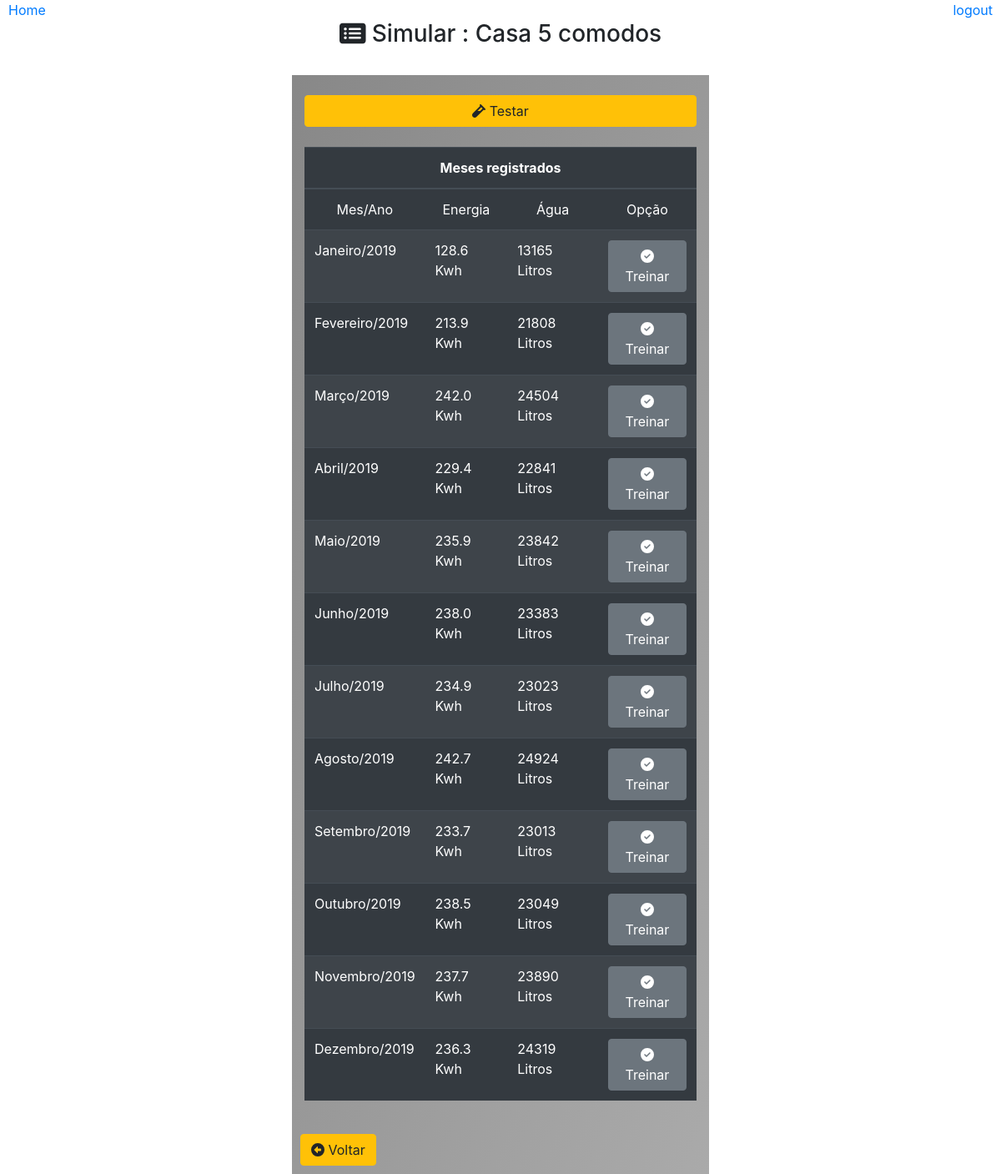
/simular/meses/?id=1, run on an earlier commit of the app's database.
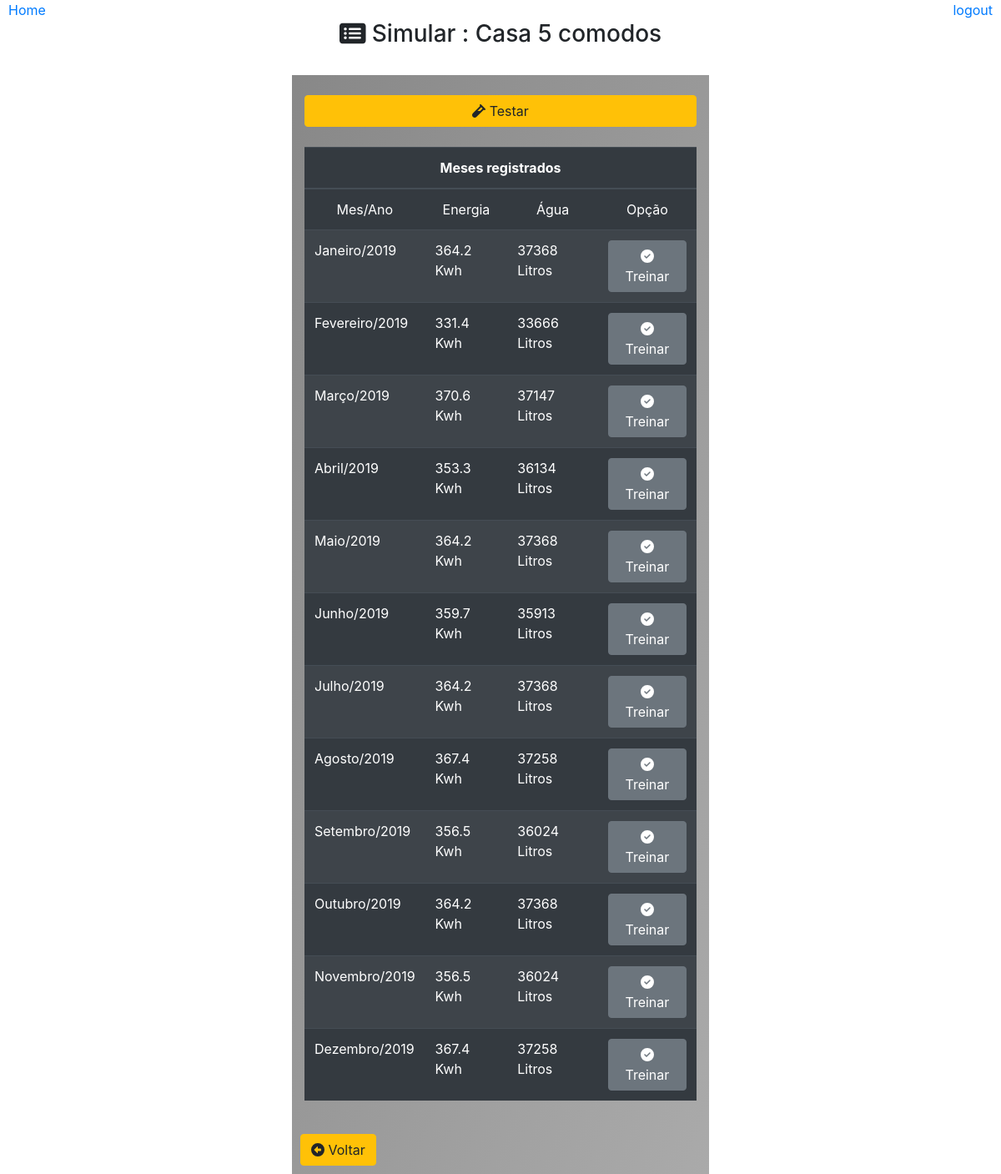
And on a later commit of the database.
### core/models.py (models this page shows)
class ConsumoMes(models.Model):
    casa = models.ForeignKey(Casa,on_delete=models.CASCADE)
    mes = models.CharField(max_length=30)
    ano = models.IntegerField()
    agua = models.IntegerField(default=0)
    agua_semana = models.IntegerField(default=0)
    agua_feriado = models.IntegerField(default=0)
    energia = models.IntegerField(default=0)
    energia_semana = models.IntegerField(default=0)
    energia_feriado = models.IntegerField(default=0)
    class Meta:
        db_table = 'consumo_mes'

### core/pages/simulacao/views.py (the view)
# urls.py: path('simular/meses/', simular.ListarMeses),
def ListarMeses(request):
    id = request.GET.get('id')
    if id:
        casa = Casa.objects.get(id=id)
        meses = ConsumoMes.objects.filter(casa=casa)
        for mes in meses:
            mes.energia = round((mes.energia/1000), 1)
    dados = {
        'titulo':'Meses cadastrados',
        'casa':casa,
        'meses': meses
    }
    return render(request, 'simulacao/listarMeses.html',dados)

### templates/simulacao/listarMeses.html (shortened to what this page needs)
{% extends "model-page.html" %}
{% block content %}
    <div align='center'>
        <br>
        <h3><i class="fas fa-list-alt"></i> Simular : {{casa.nome}}</h3><br>
        <div class="col col-6 col-sm-6 col-md-4 col-lg-5 col-xs-4 container box-gray">
            <br>
            {% if meses %}
            <form action="/simular/selecionar/meta" method="GET">
                <button type="submit" class="btn btn-warning btn-block">
                    <i class="fas fa-vial"></i> Testar
                </button>
            </form><br>
            <table class="table table-striped table-dark">
                <thead>
                    <tr align="center">
                        <th colspan="4">Meses registrados</th>
                    </tr>
                    <tr>
                        <td align="center">
                            Mes/Ano
                        </td>
                        <td align="center">
                            Energia
                        </td>
                        <td align="center">
                            Água
                        </td>
                        <td align="center">
                            Opção
                        </td>
                    </tr>
                    </thead>
                {% for item in meses %}
                    <tr>
                        <td>
                            {{item.mes}}/{{item.ano}}
                        </td>
                        <td>
                            {{item.energia}} Kwh
                        </td>
                        <td>
                            {{item.agua}} Litros
                        </td>
                        <td>
                            <form action="/simular/algoritmos" method="GET">
                                <button type="submit" class="btn btn-secondary">
                                    <i class="fas fa-check-circle"></i>
                                    Treinar
                                </button>
                            </form>
                        </td>
                    </tr>
                {% endfor %}
            </table>
            {% else %}
                <label> Nenhum dado de teste gerado</label>
            {% endif %}
            <br>
            <a type="button" class="btn btn-warning"style="position: absolute; left: 10px;" href="/simular/casas/">
                <i class='fas fa-arrow-alt-circle-left'></i> Voltar
            </a>
            <br><br>
        </div>
    </div>
{% endblock %}

What changed in the data, as far as the page shows it:
changed ConsumoMes "Janeiro": energia "128.6" → "364.2"; agua "13165" → "37368"
changed ConsumoMes "Fevereiro": energia "213.9" → "331.4"; agua "21808" → "33666"
changed ConsumoMes "Março": energia "242.0" → "370.6"; agua "24504" → "37147"
changed ConsumoMes "Abril": energia "229.4" → "353.3"; agua "22841" → "36134"
changed ConsumoMes "Maio": energia "235.9" → "364.2"; agua "23842" → "37368"
changed ConsumoMes "Junho": energia "238.0" → "359.7"; agua "23383" → "35913"
changed ConsumoMes "Julho": energia "234.9" → "364.2"; agua "23023" → "37368"
changed ConsumoMes "Agosto": energia "242.7" → "367.4"; agua "24924" → "37258"
changed ConsumoMes "Setembro": energia "233.7" → "356.5"; agua "23013" → "36024"
changed ConsumoMes "Outubro": energia "238.5" → "364.2"; agua "23049" → "37368"
changed ConsumoMes "Novembro": energia "237.7" → "356.5"; agua "23890" → "36024"
changed ConsumoMes "Dezembro": energia "236.3" → "367.4"; agua "24319" → "37258"
